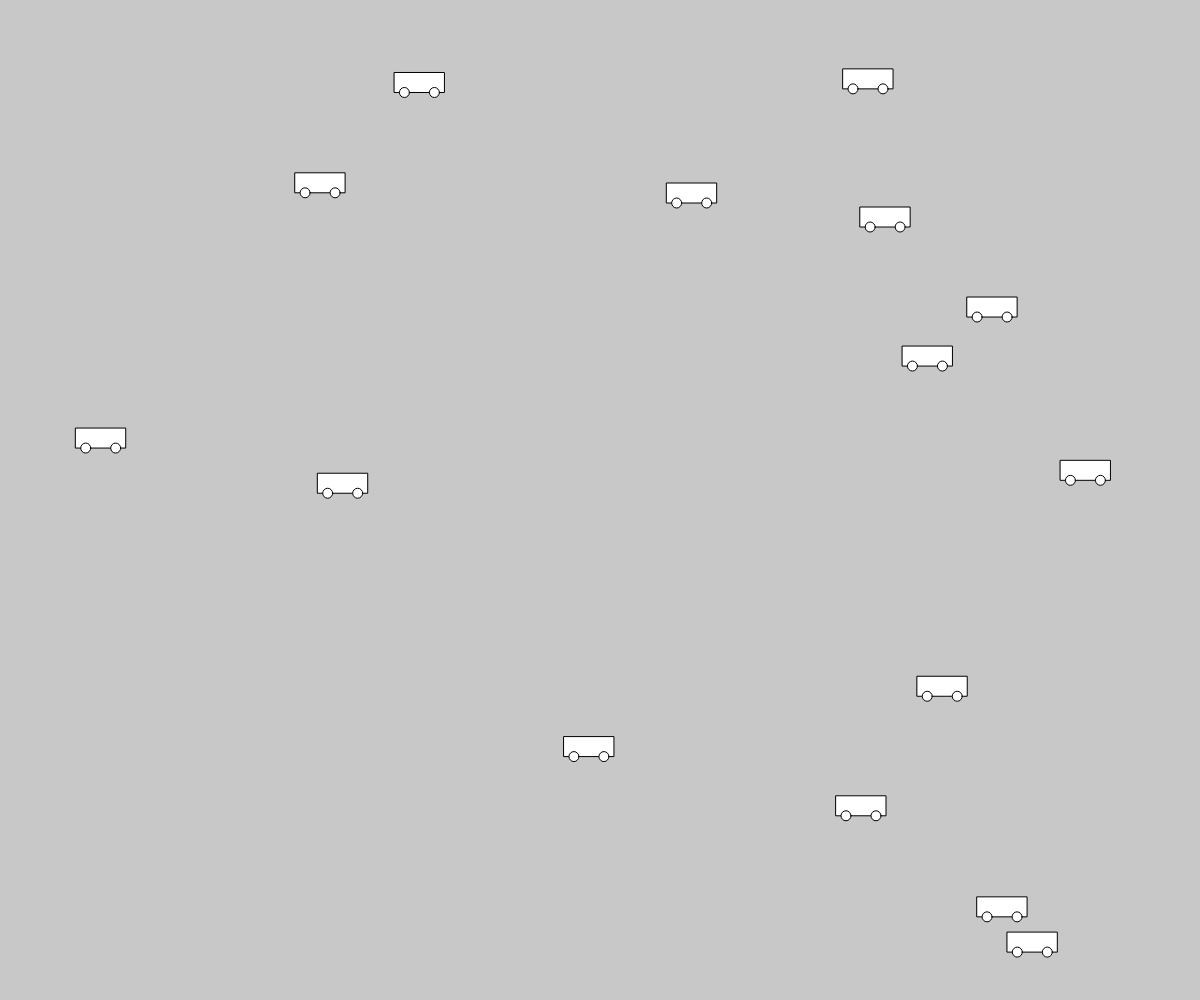
Frame 1 (no input)
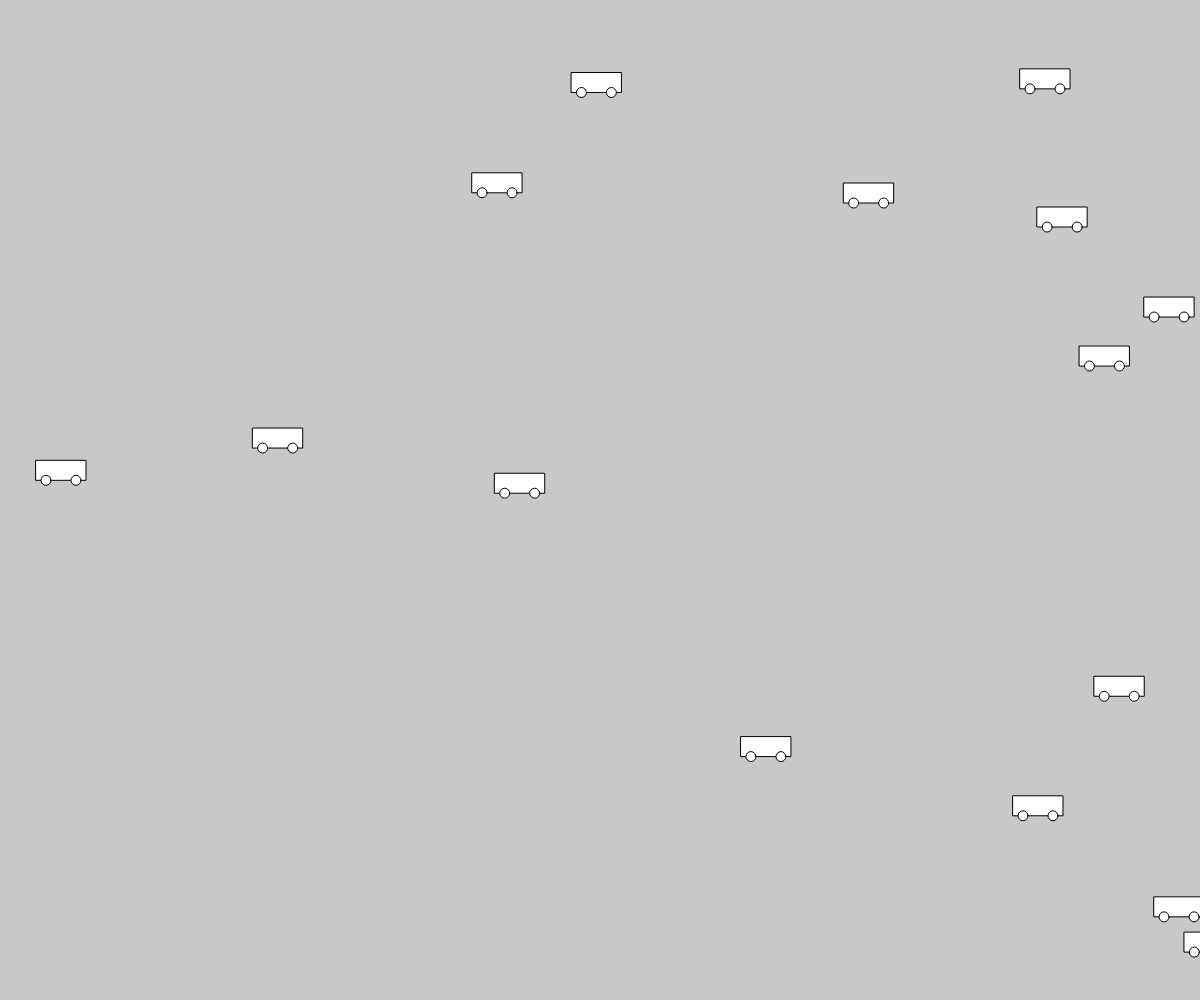
Frame 60 (no input)
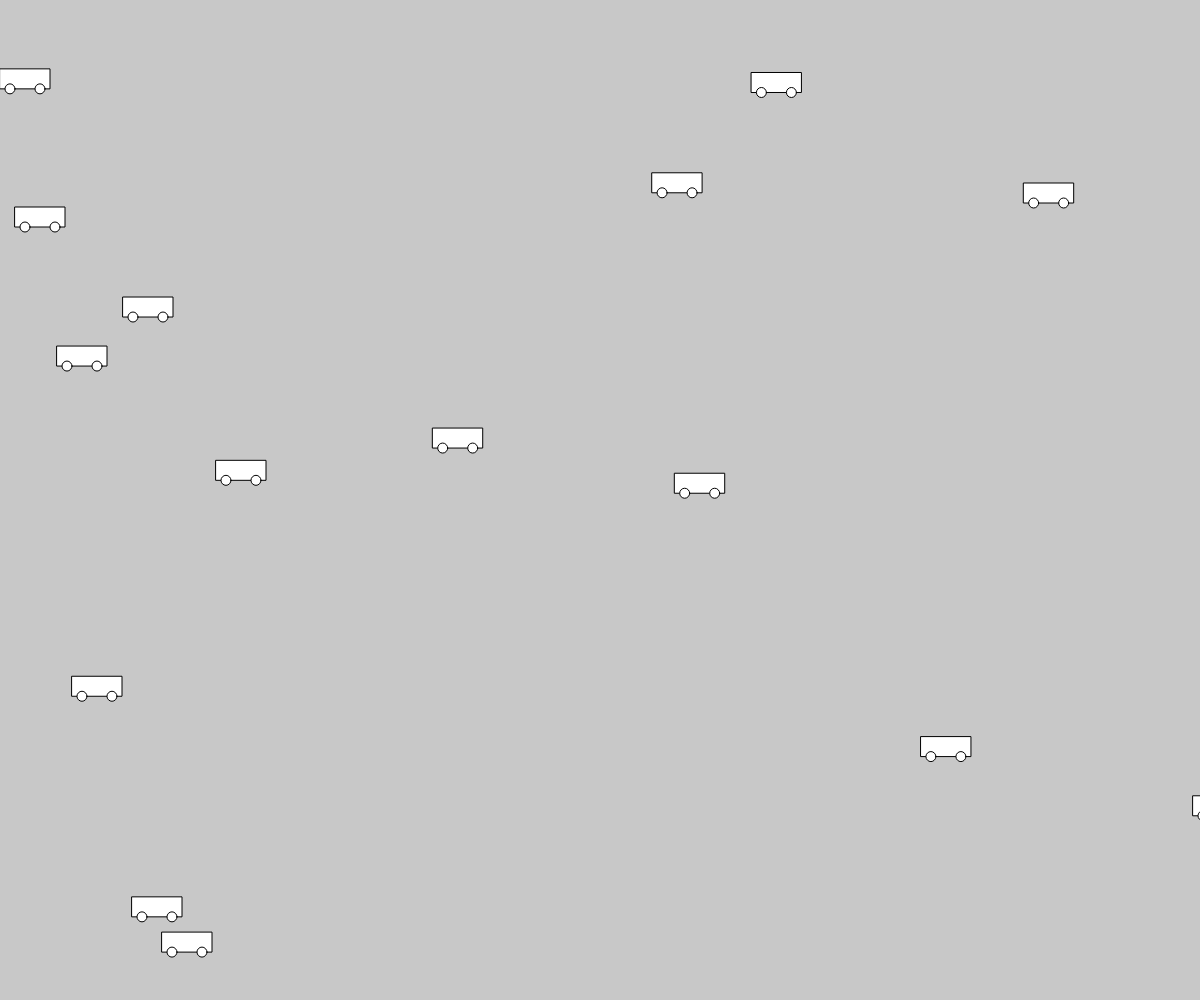
Frame 120 (the mouse pressed at the canvas centre since frame 60)

The p5.js sketch that drew these frames (run headless with seeded random() and noise() and a simulated clock; from frame 60 on, the mouse is pressed at the canvas centre):

// p5.js sketch
// ── sketch.js
let myCar;
let yourCar;
let cars=[];

let noCars=15;
function setup() {
  createCanvas(innerWidth, innerHeight);
  //myCar = new Car(120,200,60,10);
 // yourCar = new Car(260,300,230,10);
for (let i=0; i<noCars;i+=1) {
   let tempCar= new Car(random(0,width), random(0,height), 50,3)
   cars.push(tempCar);
}
}

function draw() {
  background(200);
  for(let i=0;i<cars.length;i++) {
   cars[i].move();
   cars[i].show();
  }
 // myCar.move();
 // myCar.show();
  //yourCar.move();
  //yourCar.show();
 
}

// ── car.js
class Car{
    constructor(x,y,size,speed) {
        this.x=x;
        this.y=y;
        this.size=size;  
        this.speed=speed;  
    }
    show() {
        rect(this.x,this.y,this.size,20);
        ellipse(this.x+10,this.y+20,10);
        ellipse(this.x+this.size-10,this.y+20,10);
    }
    move() {
        this.x=this.x+this.speed;
        if(this.x>width) {
            this.x=0;
        }

    }
}
